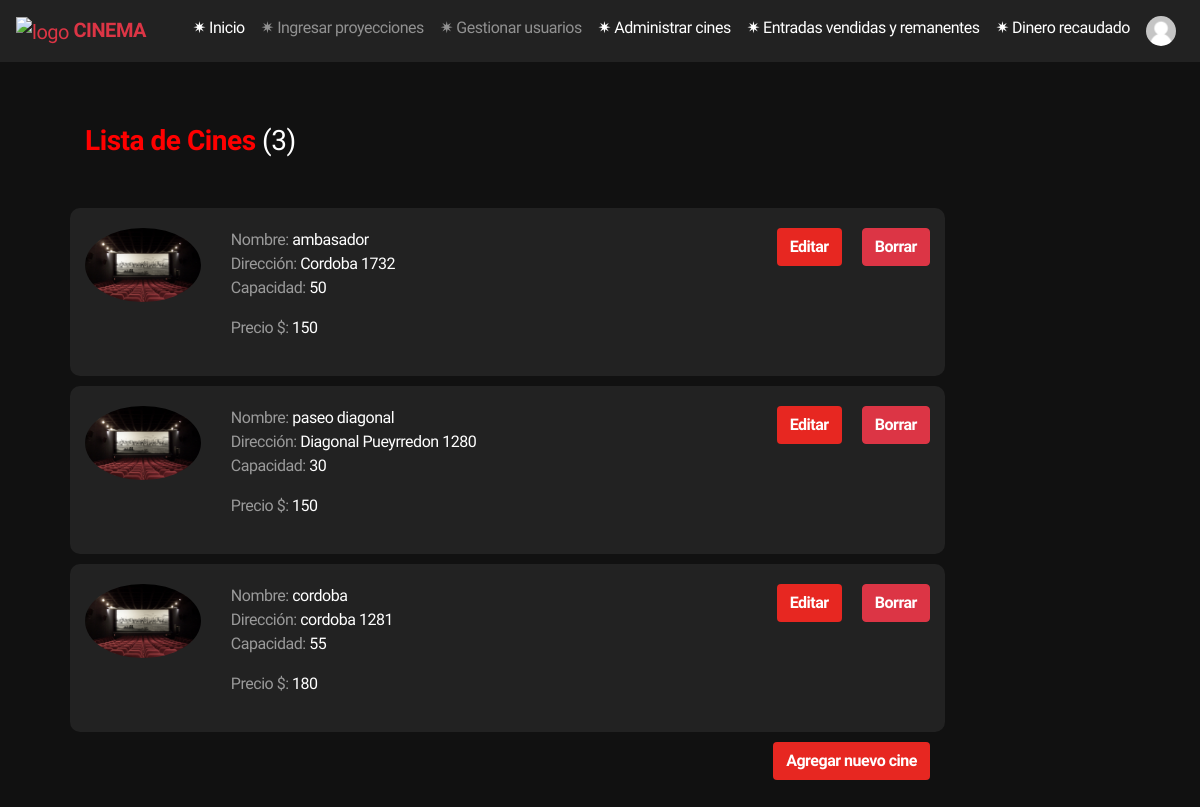
Screenshot of /admin/admincinema.php (signed in) with the database file from the repository.
### tables this page shows
CREATE TABLE `cinema` (
  `cinemaid` int(11) NOT NULL,
  `cineName` varchar(30) NOT NULL,
  `capacity` int(11) NOT NULL,
  `address` varchar(30) NOT NULL,
  `ticketPrice` float NOT NULL
);

### admin/cinemaList.php (the view, shortened to what this page needs)
<?php
include('../controller/connectdb.php');
$sql = "SELECT * FROM cinema";
$result = $conn->query($sql);
$list = '';
if($result->num_rows > 0) {
     while($row = $result->fetch_assoc()) {
        $list = $list.'
        <div class="row box">
        <div class="col-md-2 box4">
         <img src="../image/logoCine.jpg" alt="user" class="user-profile">
        </div>
        <div class="col-md-6 box5">
            <p> <span style="color: #9a9a9a;">Nombre: </span> '.$row["cineName"].'<br>
             <span style="color: #9a9a9a;">Dirección: </span>'.$row["address"].'<br>
           <span style="color: #9a9a9a;">Capacidad: </span>'.$row["capacity"].'<br>
           <p> <span style="color: #9a9a9a;">Precio $: </span> '.$row["ticketPrice"].'
            </p>
        </div>
        <div class="col-md-4 box5">
            <a href="../controller/deleteCinema.php?id='.$row["cinemaid"].'" class="btn btn-danger"> Borrar </a>
            <a href="updatecinema.php?id='.$row["cinemaid"].'" class="btn"> Editar </a>
        </div>
    </div>
        ';
    }
} else {
    $list = "There is no cinema created yet";
}
?>

### css/index.css (style rules this page uses)
body { background: rgb(0, 0, 0) !important; margin : 0; font-family: "Arimo",Arial,Helvetica,"Lucida Grande",sans-serif !important; letter-spacing: -.03em; color: #fff; font-size: 16px; }
a { text-decoration: none !important; background-color: transparent; }
.box { padding: 15px; }
.row { padding : 20px 0; }

### css/users.css (style rules this page uses)
body { background-image: url(image/rojo.jpg); }

### css/moviesrequest.css (style rules this page uses)
body { background: #111 !important; margin : 0; font-family: "Arimo",Arial,Helvetica,"Lucida Grande",sans-serif !important; letter-spacing: -.03em; color: #fff; font-size: 16px; }
.btn { background: #e72721; color: #fff !important; font-weight: bold; float: right; }
.btn-danger { background: #dc3545; margin-left:20px; }
.user-profile { border-radius: 50%; width: 100%; }
.box { background: #222; border-radius: 10px; margin-bottom: 10px; }
a { text-decoration: none !important; background-color: transparent; }

### rows the page displays
cinema: cineName "ambasador", address "Cordoba 1732", capacity "50", ticketPrice "150"
cinema: cineName "paseo diagonal", address "Diagonal Pueyrredon 1280", capacity "30", ticketPrice "150"
cinema: cineName "cordoba", address "cordoba 1281", capacity "55", ticketPrice "180"

### other values shown
$total "3"
